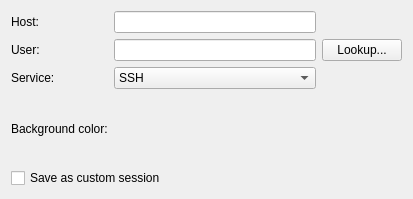
<ui version="4.0" >
 <class>RemoteConnectionDialog</class>
 <widget class="QWidget" name="RemoteConnectionDialog" >
  <property name="geometry" >
   <rect>
    <x>0</x>
    <y>0</y>
    <width>413</width>
    <height>199</height>
   </rect>
  </property>
  <property name="sizePolicy" >
   <sizepolicy vsizetype="Fixed" hsizetype="Preferred" >
    <horstretch>0</horstretch>
    <verstretch>0</verstretch>
   </sizepolicy>
  </property>
  <property name="minimumSize" >
   <size>
    <width>0</width>
    <height>0</height>
   </size>
  </property>
  <property name="windowTitle" >
   <string>Remote Connection</string>
  </property>
  <layout class="QGridLayout" >
   <item row="0" column="0" >
    <widget class="QLabel" name="hostLabel" >
     <property name="text" >
      <string>Host:</string>
     </property>
    </widget>
   </item>
   <item row="0" column="1" >
    <widget class="QLineEdit" name="userEdit" />
   </item>
   <item row="1" column="0" >
    <widget class="QLabel" name="userLabel" >
     <property name="text" >
      <string>User:</string>
     </property>
    </widget>
   </item>
   <item row="1" column="1" >
    <widget class="QLineEdit" name="hostEdit" >
     <property name="minimumSize" >
      <size>
       <width>180</width>
       <height>0</height>
      </size>
     </property>
    </widget>
   </item>
   <item row="1" column="2" >
    <widget class="QPushButton" name="lookupHostButton" >
     <property name="text" >
      <string>Lookup...</string>
     </property>
    </widget>
   </item>
   <item row="2" column="0" >
    <widget class="QLabel" name="serviceLabel" >
     <property name="text" >
      <string>Service:</string>
     </property>
    </widget>
   </item>
   <item row="2" column="1" >
    <widget class="QComboBox" name="serviceComboBox" >
     <item>
      <property name="text" >
       <string>SSH</string>
      </property>
     </item>
     <item>
      <property name="text" >
       <string>Secure FTP</string>
      </property>
     </item>
    </widget>
   </item>
   <item row="3" column="0" >
    <widget class="QLabel" name="backgroundColorLabel" >
     <property name="text" >
      <string>Background color:</string>
     </property>
    </widget>
   </item>
   <item row="3" column="1" >
    <widget class="QWidget" native="1" name="backgroundSelectionWidget" />
   </item>
   <item row="4" column="0" colspan="3" >
    <widget class="QCheckBox" name="saveAsCustomCheckBox" >
     <property name="text" >
      <string>Save as custom session</string>
     </property>
    </widget>
   </item>
  </layout>
 </widget>
 <resources/>
 <connections/>
</ui>
